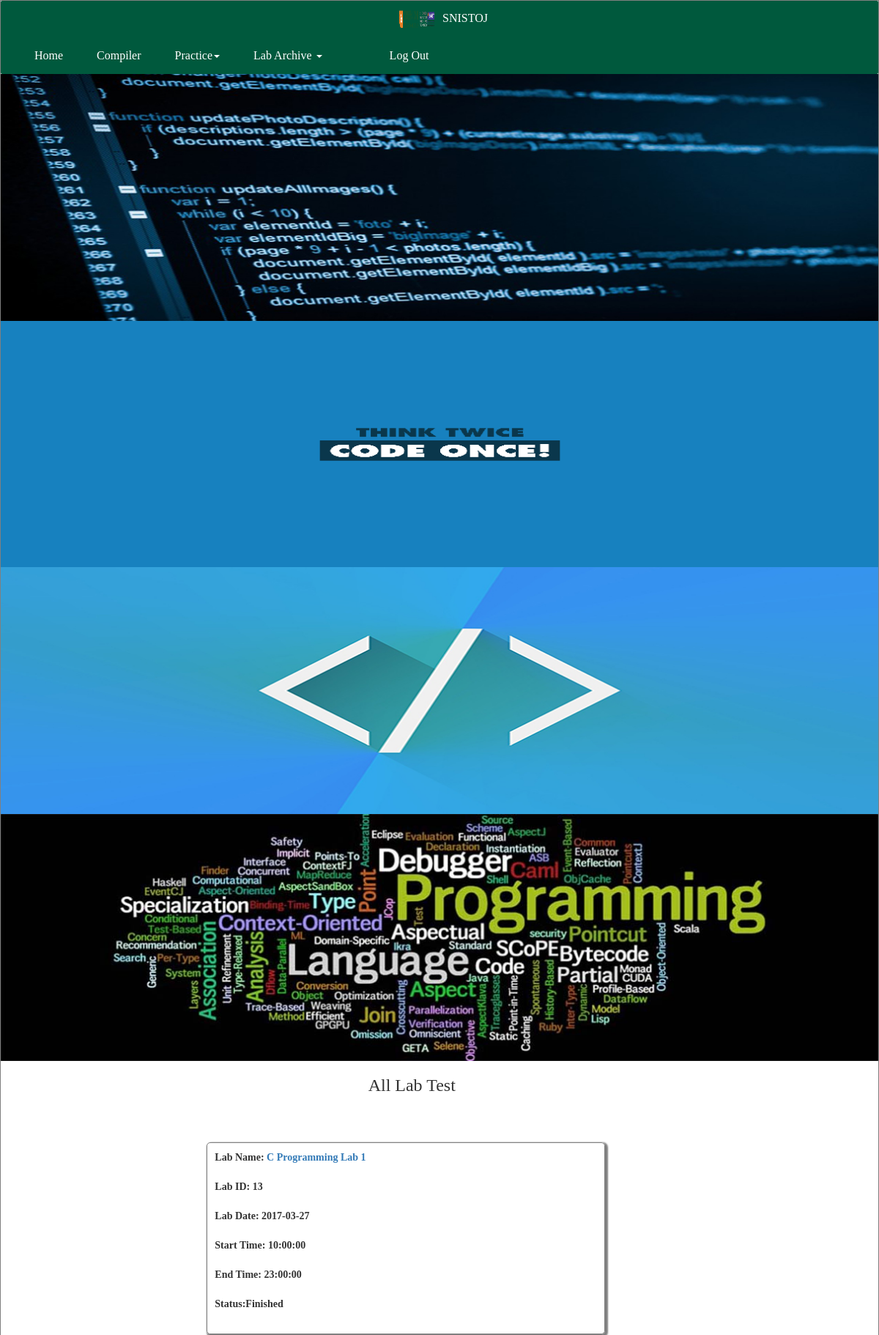
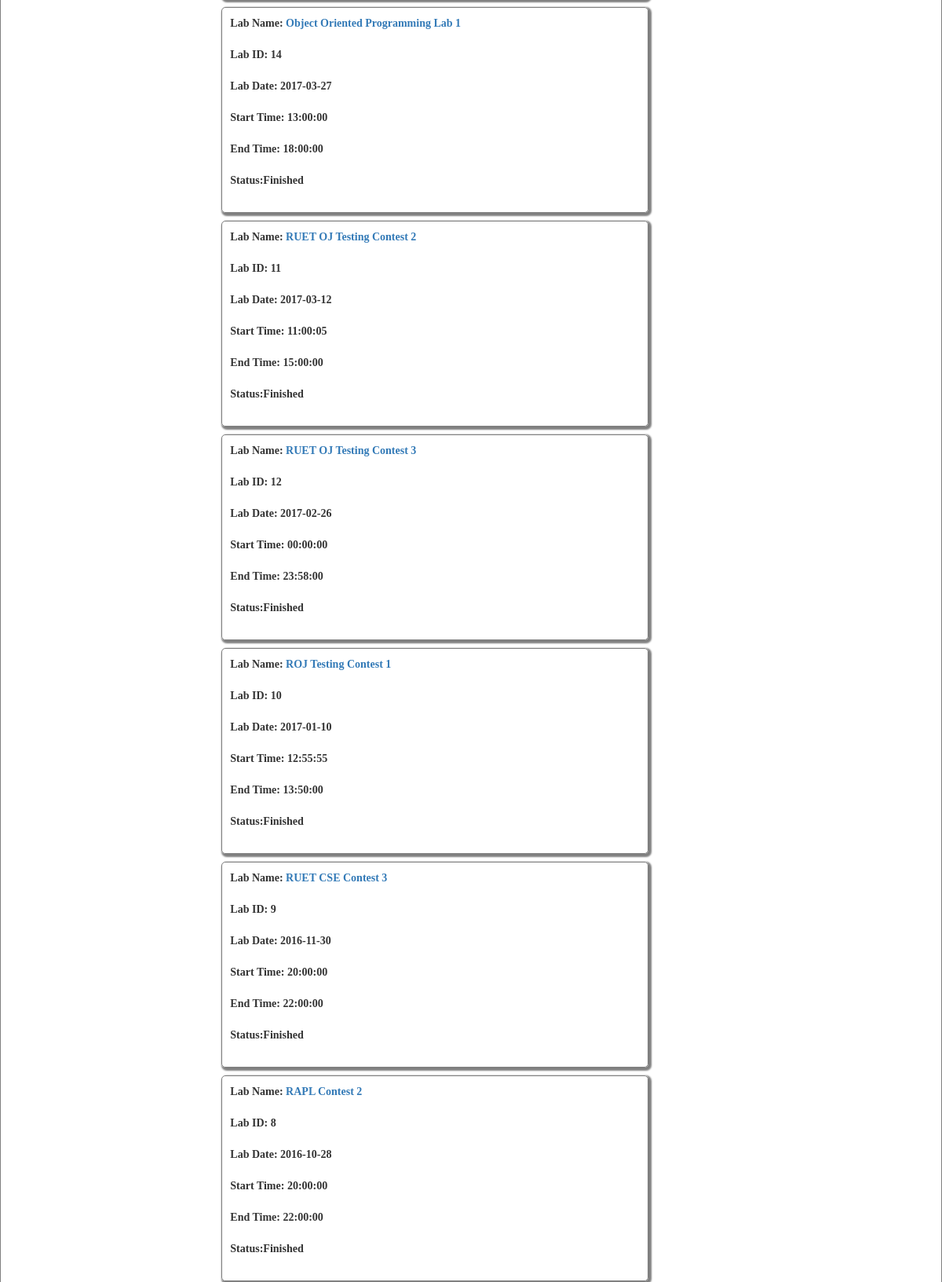
Page /contest.php (signed in, upper part) on the committed database (2 pictures, top to bottom).
### tables this page shows
CREATE TABLE `rapl_oj_contest` (
  `id` int(11) NOT NULL,
  `cname` varchar(4000) DEFAULT NULL,
  `start_at` time DEFAULT NULL,
  `end_at` time DEFAULT NULL,
  `date_on` date DEFAULT NULL,
  `tag` varchar(100) NOT NULL DEFAULT 'analytical'
);

### contest.php (the view, shortened to what this page needs)
<!DOCTYPE html>
<html>
<head>
        <link rel="stylesheet" href="css/bootstrap.min.css">
        <link rel="stylesheet" href="css/font-awesome.min.css">
        <link rel="stylesheet" href="css/normalize.css">
        <link rel="stylesheet" href="css/main.css">
        <link rel="stylesheet" href="css/style.css">
</head>
<body>
<div class="main">
<?php
require_once("header.php");
?>
<div class="row log">
<div class="col-sm-10">
<div class=""><h3 style="text-align:center;">All Lab Test</h3></div>
</div>
<div class="col-sm-1">
</div>
<div class="col-sm-1">
</div>
</div>
<div class="row cspace">
<div class="col-sm-2">
</div>
<div class="col-sm-6 pbs">
<?php
require_once("connection.php");
if(!isset($_POST['cn']))
{
    if(isset($_GET['tag']))
    {
       $tag=$_GET['tag'];
       $q3="SELECT * FROM rapl_oj_contest where tag='$tag' ORDER BY date_on DESC";
       $sq3=mysqli_query($con,$q3);
    }
    else
    {
        $q3="SELECT * FROM rapl_oj_contest ORDER BY date_on DESC";
        $sq3=mysqli_query($con,$q3);
    }
      $q4="SELECT TIME_FORMAT(end_at,'%H') end_at FROM rapl_oj_contest  ORDER BY date_on DESC";
       $q5="SELECT TIME_FORMAT(end_at,'%i') end_at FROM rapl_oj_contest  ORDER BY date_on DESC";
        $q6="SELECT TIME_FORMAT(end_at,'%s') end_at FROM rapl_oj_contest  ORDER BY date_on DESC";
      $sq4=mysqli_query($con,$q4);
      $sq5=mysqli_query($con,$q5);
      $sq6=mysqli_query($con,$q6);
	while($row=mysqli_fetch_array($sq3))
    {
      $d=date("Y-m-d");
      $t=date("H:i:s");
      $m=$row['start_at'];
      $nr=mysqli_fetch_array($sq4);
      $nm=mysqli_fetch_array($sq5);
      $ns=mysqli_fetch_array($sq6);
      $shr=$nr['end_at'];
      $shm=$nm['end_at'];
      $shs=$ns['end_at'];
      $cur=date('H');
      $curm=date('i');
      $curs=date('s');
      $h=$shr-$cur;
      $mt=$shm-$curm;
      $scnd=$shs-$curs;
      if($scnd<0)
      {
      	 $scnd=$scnd+60;
      	 $mt=$mt-1;
      }
      if($mt<0)
      {
      	$mt=$mt+60;
      	$h=$h-1;
      }
      if($h<0)
      {
      	$h=$h+24;
      }
      $en=$row['end_at'];
      $seconds = strtotime($t) - strtotime($m);
      $ss= strtotime($en) - strtotime($t);
        if($row['date_on']==$d && $seconds>=0 && $ss>=0 )
        {
             echo("<div class=\"xm\">Lab Name: <a href=\"contestproblem.php?name=$row[cname]\">$row[cname]</a><br><br>Lab ID: $row[id]<br><br>Lab Date: $row[date_on] <br><br>Start Time: $row[start_at]<br><br>End Time: $row[end_at] <br><br> Status: <b>Running</b> <br><br>Time Remaining:  $h hour $mt miniute $scnd second <br><br></div>");
         }
         else if($d>$row['date_on'] || ($d==$row['date_on'] && $t>$en))
         {
            echo("<div class=\"xm\">Lab Name: <a href=\"contestproblem.php?name=$row[cname]\">$row[cname]</a><br><br>Lab ID: $row[id]<br><br>Lab Date:  $row[date_on] <br><br>Start Time: $row[start_at]<br><br>End Time: $row[end_at] <br><br>Status:<b>Finished</b><br><br></div>");
         }
         else
         {
            echo("<div class=\"xm\">Lab Name: $row[cname]<br><br>Lab ID: $row[id]<br><br>Lab Date:  $row[date_on] <br><br>Start Time: $row[start_at]<br><br>End Time: $row[end_at] <br><br>Status:<b>Not Started Yet</b><br><br></div>");
         }
    }
}
?>
</div>
</div>
<br><br><br>
<?php
require_once("footer.php");
?>
</div>
</body>
</html>

### css/main.css (style rules this page uses)
html { color: #222; font-size: 1em; line-height: 1.4; }

### css/style.css (style rules this page uses)
body { background:url('background.jpg')repeat fixed 0 0 #fff; }
.log { margin-left:100px; margin-top:30px; }
.cspace { margin-top: 50px; margin-left:50px; margin-right:20px; padding:5px; overflow: hidden; }
.pbs { margin-left:35px; }
.xm { padding: 10px; border:1px solid gray; border-radius: 5px; margin-bottom:10px; box-shadow: 2px 2px 2px 2px gray; font-weight: bold; }
@media only screen and (max-width:1334px) and (min-width:1010px) { .xm { padding: 10px; border:1px solid gray; border-radius: 5px; margin-bottom:10px; } }

### css/vlab.css (style rules this page uses)
.main { max-width:1200px; max-height: auto; font-family: cursive; margin:0 auto; border:1px solid gray; position:relative; background-color:white; }

### rows in the picture
rapl_oj_contest: cname "C Programming Lab 1", id "13", date_on "2017-03-27", start_at "10:00:00", end_at "23:00:00"
rapl_oj_contest: cname "Object Oriented Programming Lab 1", id "14", date_on "2017-03-27", start_at "13:00:00", end_at "18:00:00"
rapl_oj_contest: cname "RUET OJ Testing Contest 2", id "11", date_on "2017-03-12", start_at "11:00:05", end_at "15:00:00"
rapl_oj_contest: cname "RUET OJ Testing Contest 3", id "12", date_on "2017-02-26", start_at "00:00:00", end_at "23:58:00"
rapl_oj_contest: cname "ROJ Testing Contest 1", id "10", date_on "2017-01-10", start_at "12:55:55", end_at "13:50:00"
rapl_oj_contest: cname "RUET CSE Contest 3", id "9", date_on "2016-11-30", start_at "20:00:00", end_at "22:00:00"
rapl_oj_contest: cname "RAPL Contest 2", id "8", date_on "2016-10-28", start_at "20:00:00", end_at "22:00:00"
